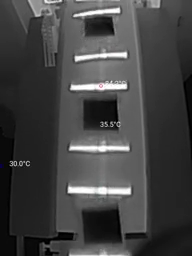
#> input picture frame 21 of thermal2.mp4, 192 x 256 px, given in place of output8.mp4, which was not available
$ jupyter execute --allow-errors shape_classificator.ipynb
#> lines starting #> are read from the running program, lines starting #| are printed output that depends on the picture; after the words box and inside, x2 and y2 are one past the last pixel; in counts of white or black regions, pixels touching at a corner belong together; pictures that were not available may be replaced by others from this repository, and a replacement may not be noted
[cell 1]
import cv2
import numpy as np
from PIL import Image
import IPython
import matplotlib.pyplot as plt

## write function that shows image in jupyter notebook
def display(img):
    pil_image = Image.fromarray(img)
    SCALE = 2
    width, height = pil_image.size
    pil_image = pil_image.resize((width*SCALE, height*SCALE), Image.NEAREST)
    IPython.display.display(pil_image)

[cell 2]
# Load video capture from file
cap = cv2.VideoCapture('output8.mp4')

# Grab first frame to get resolution
ret, frame = cap.read()
#> frame is the input picture: shape (256, 192, 3); mean B, G, R 67.1, 67.1, 67.1
# flip image
frame = cv2.flip(frame, 0)
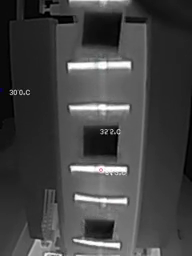
#> frame: shape (256, 192, 3); mean B, G, R 67.1, 67.1, 67.1

height, width, channels = frame.shape
#> height = 256; width = 192; channels = 3
print (height, width, channels)
#| 256 192 3

# assure grayscale
frame = cv2.cvtColor(frame, cv2.COLOR_BGR2GRAY)
#> frame: shape (256, 192)

# apply gaussian blur
frame = cv2.GaussianBlur(frame, (5, 5), 0)


# crop only center third of the image as a stripe
frame = frame[:, width//3:2*width//3]
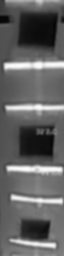
#> frame: shape (256, 64); min 6, max 252, mean 98.6

#> (the rest of this cell did not finish here and is left out)


[cell 3]
# segment using multiotsu
from skimage.filters import threshold_multiotsu

# apply multi otsu thresholding
thresholds = threshold_multiotsu(frame, classes=3)
#> thresholds = [65, 153]

def _create_threshold_masks(gray, thresholds):
    def _create_mask(region, morph_op=None, kernel=None):
        mask = np.zeros_like(region, dtype=np.uint8)
        mask[region] = 255
        if morph_op:
            pass
            #mask = cv2.morphologyEx(mask, morph_op, kernel)
        return mask
    region_cold = gray <= thresholds[0]
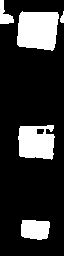
#> region_cold: shape (256, 64) bool; 19.5% white; 5 white regions, box (x1, y1, x2, y2) and area: (17, 11, 59, 51) 1420, (18, 125, 55, 160) 1062, (21, 220, 50, 240) 507, (0, 0, 14, 24) 181, (60, 11, 64, 23) 31
    region_mid = (gray > thresholds[0]) & (gray <= thresholds[1])
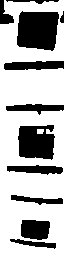
#> region_mid: shape (256, 64) bool; 69.8% white; 11 black regions, largest, box (x1, y1, x2, y2) and area: (17, 11, 59, 51) 1420, (18, 125, 55, 160) 1062, (21, 220, 50, 240) 507
    region_hot = gray > thresholds[1]
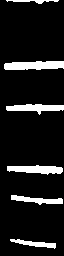
#> region_hot: shape (256, 64) bool; 10.7% white; 6 white regions, box (x1, y1, x2, y2) and area: (4, 61, 64, 70) 457, (7, 165, 63, 175) 376, (6, 104, 64, 115) 360, (11, 195, 63, 205) 263, (10, 239, 56, 249) 201, (6, 0, 59, 4) 98
    mask_cold = _create_mask(region_cold, cv2.MORPH_CLOSE, np.ones((3, 3), np.uint8))
    mask_mid = _create_mask(region_mid)
    mask_hot = _create_mask(region_hot, cv2.MORPH_OPEN, np.ones((3, 11), np.uint8))
    return mask_cold, mask_mid, mask_hot

mask_cold, mask_mid, mask_hot = _create_threshold_masks(frame, thresholds)

debug_frame = np.zeros_like(frame)
debug_frame[mask_hot > 0] = 255
debug_frame[mask_mid > 0] = 128
debug_frame[mask_cold > 0] = 0
debug_frame = cv2.cvtColor(debug_frame, cv2.COLOR_GRAY2BGR)
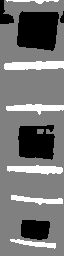
#> debug_frame: shape (256, 64, 3); min 0, max 255, mean 116.6

# calculate histogram of frame and plot
hist = cv2.calcHist([frame],[0],None,[256],[0,256])
#> hist = 256 values, max 384 at index 81, min 0 at index 0, mean 64

# find valley between cold and mid, and mid and hot
mid_peak = np.argmax(hist)
#> mid_peak = 81
valley1 = np.argmin(hist[:mid_peak])
#> valley1 = 0
valley2 = np.argmin(hist[mid_peak:]) + mid_peak
#> valley2 = 253

# plot hist with valleys
plt.plot(hist)
#> (this line was passed over: IPython is not available in this run)
plt.axvline(x=valley1, color='r')
#> (this line was passed over: IPython is not available in this run)
plt.axvline(x=valley2, color='r')
#> (this line was passed over: IPython is not available in this run)
plt.show()

# create second debug frame, where all pixels are either cold, mid or hot based on histogram valleys
debug_frame2 = np.zeros_like(frame)
debug_frame2[frame < valley1] = 0
debug_frame2[(frame >= valley1) & (frame < valley2)] = 128
debug_frame2[frame >= valley2] = 255
debug_frame2 = cv2.cvtColor(debug_frame2, cv2.COLOR_GRAY2BGR)
#> debug_frame2: shape (256, 64, 3); every value is 128

#> (the rest of this cell did not finish here and is left out)

#> in display (call 2), `pil_image = pil_image.resize((width*SCALE, height*SCALE), Image.NEAREST)`:
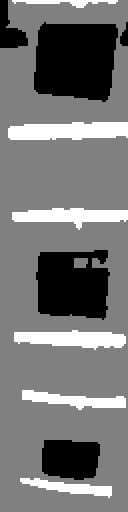
#> pil_image: PIL image 128x512 RGB; min 0, max 255, mean 116.6
display(debug_frame2)

$ run again, starting later in the video
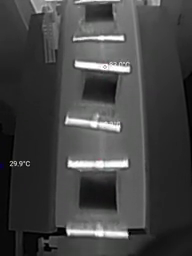
#> input picture frame 97 of thermal2.mp4, 192 x 256 px, given in place of output8.mp4, which was not available
#> frame is the input picture: shape (256, 192, 3); mean B, G, R 67.5, 67.6, 67.5
#| 256 192 3
#> thresholds = [78, 156]
#> in _create_threshold_masks, `region_cold = gray <= thresholds[0]`:
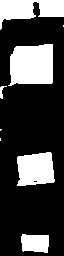
#> region_cold: shape (256, 64) bool; 26.2% white; 8 white regions (3 under 20 px), largest, box (x1, y1, x2, y2) and area: (8, 44, 53, 86) 1620, (0, 0, 64, 30) 1102, (17, 152, 55, 186) 1071, (21, 234, 49, 253) 458, (0, 86, 7, 99) 38
#> region_mid: shape (256, 64) bool; 62.9% white; 15 black regions (4 under 20 px), largest, box (x1, y1, x2, y2) and area: (8, 44, 53, 86) 1620, (0, 0, 64, 30) 1102, (17, 152, 55, 186) 1071
#> region_hot: shape (256, 64) bool; 10.9% white; 7 white regions (1 under 20 px), largest, box (x1, y1, x2, y2) and area: (4, 87, 64, 96) 437, (3, 19, 64, 31) 396, (2, 125, 56, 142) 368, (11, 184, 64, 195) 349, (10, 215, 60, 221) 180, (12, 253, 31, 256) 39
#> hist = 256 values, max 288 at index 94, min 0 at index 0, mean 64
#> mid_peak = 94
#> valley1 = 0
#> valley2 = 254
#> debug_frame2: shape (256, 64, 3); every value is 128
#> in display (call 2), `pil_image = pil_image.resize((width*SCALE, height*SCALE), Image.NEAREST)`:
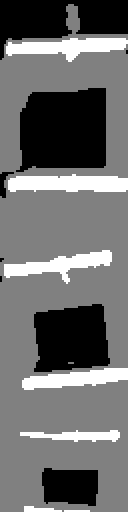
#> pil_image: PIL image 128x512 RGB; min 0, max 255, mean 108.2

$ run again, starting later in the video
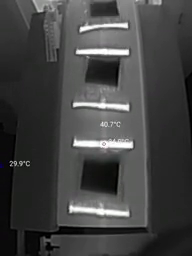
#> input picture frame 172 of thermal2.mp4, 192 x 256 px, given in place of output8.mp4, which was not available
#> frame is the input picture: shape (256, 192, 3); mean B, G, R 66.9, 67.2, 67
#| 256 192 3
#> thresholds = [71, 156]
#> in _create_threshold_masks, `region_cold = gray <= thresholds[0]`:
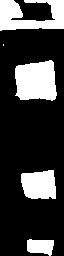
#> region_cold: shape (256, 64) bool; 24.1% white; 5 white regions (1 under 20 px), largest, box (x1, y1, x2, y2) and area: (15, 60, 57, 101) 1429, (0, 0, 64, 31) 1298, (21, 170, 56, 199) 869, (27, 239, 54, 256) 354
#> region_mid: shape (256, 64) bool; 66.1% white; 11 black regions (1 under 20 px), largest, box (x1, y1, x2, y2) and area: (15, 60, 57, 101) 1429, (0, 0, 64, 31) 1298, (21, 170, 56, 199) 869
#> region_hot: shape (256, 64) bool; 9.7% white; 6 white regions, box (x1, y1, x2, y2) and area: (10, 107, 64, 117) 404, (5, 40, 64, 52) 374, (9, 145, 64, 157) 294, (12, 201, 64, 208) 288, (16, 224, 64, 233) 215, (37, 130, 43, 134) 22
#> hist = 256 values, max 324 at index 81, min 0 at index 0, mean 64
#> mid_peak = 81
#> valley1 = 0
#> valley2 = 253
#> debug_frame2: shape (256, 64, 3); every value is 128
#> in display (call 2), `pil_image = pil_image.resize((width*SCALE, height*SCALE), Image.NEAREST)`:
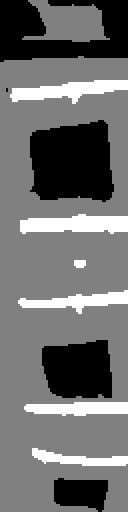
#> pil_image: PIL image 128x512 RGB; min 0, max 255, mean 109.5
